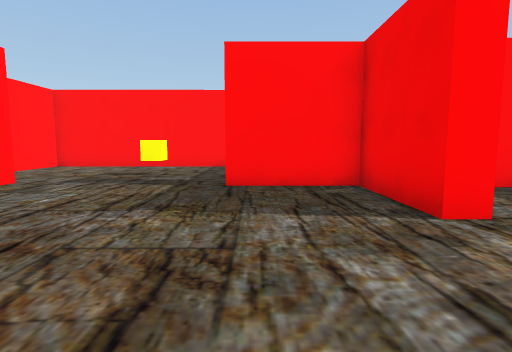
View 1 (above)

16 first-person views from a walk through a scene from a Unity 3-D project. The camera is 1.5 m above the floor, tilts 6° down and sees 80° across. The floor is counted in squares, 2 m on a side. Each view is taken from the middle of a square. On the plan, view 1 faces up. The plan holds only what a view shows up to about 10 squares ahead; the rest is blank. The place goes on beyond the plan. The player is left out.

View 2
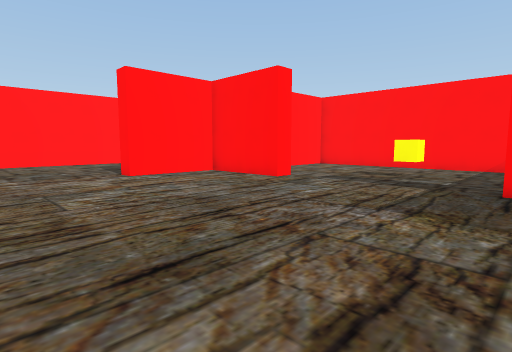

View 3
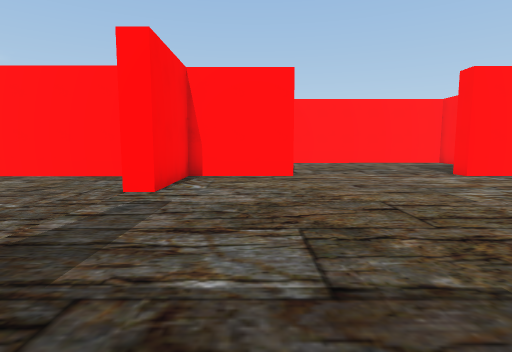

View 4
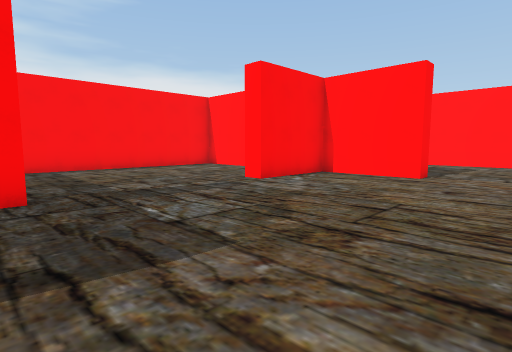

View 5
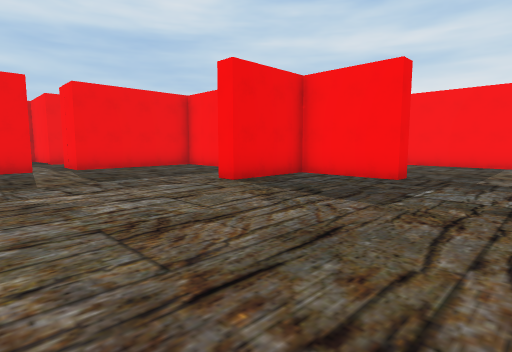

View 6
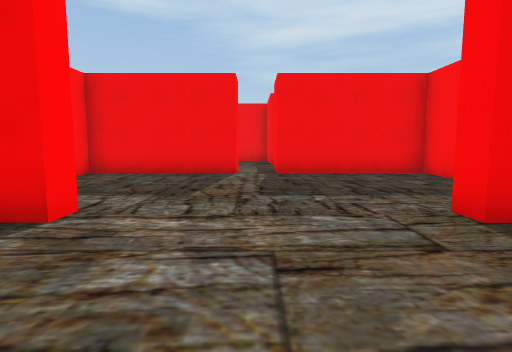

View 7
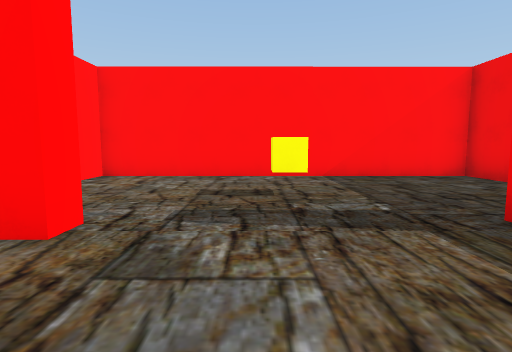

View 8
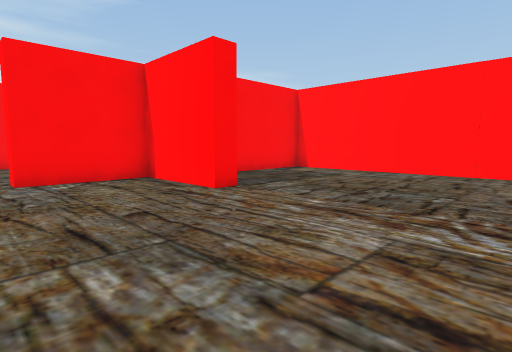

View 9
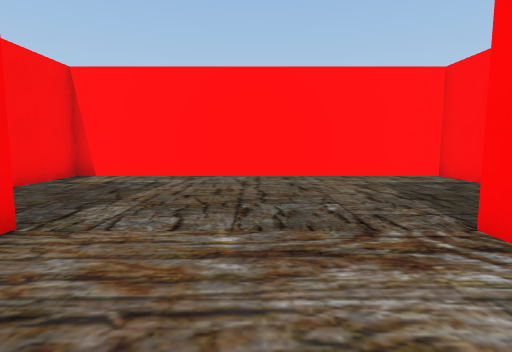

View 10
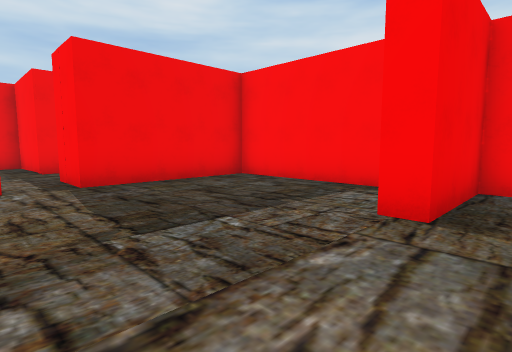

View 11
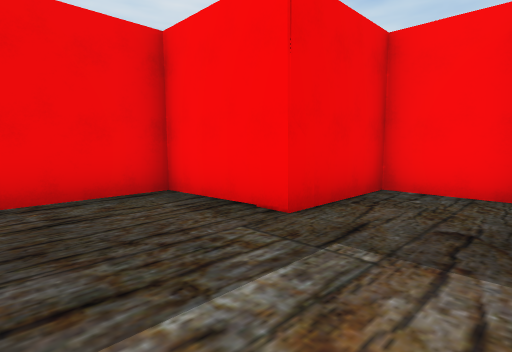

View 12
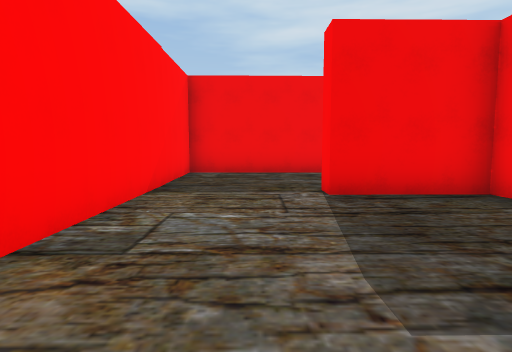

View 13
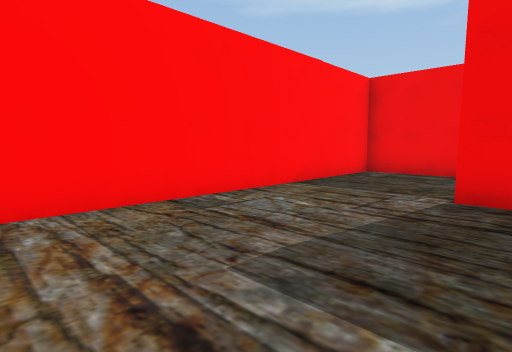

View 14
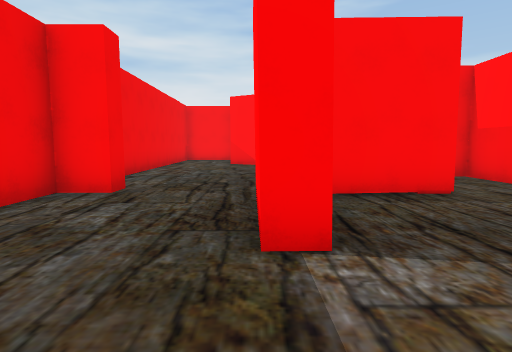

View 15
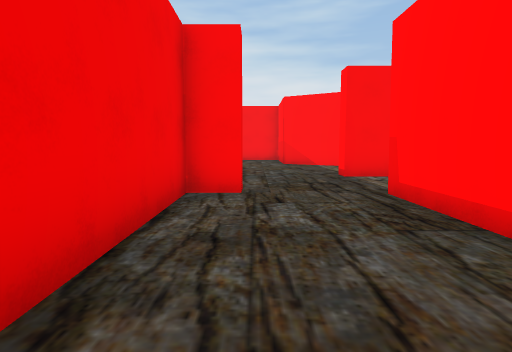

View 16
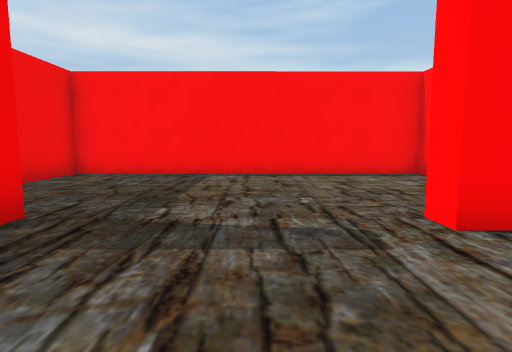

### Floor plan
Points are (right, up) in squares from view 1. A wall is a line through its corners. A room is listed if a view was taken in it or the views show most of it. See-through windows are left out.
Room 1 (views 1, 2, 3, 4, 5, 6, 7, 8, 9, 10, 16)
walls: (-4.6, 5.9) (-4.6, 5.4) (-7.1, 5.4) (-7.1, 3) (-7.6, 3); (-7.8, -1.2) (-7.1, -1.2) (-7.1, -3.6) (-4.6, -3.6) (-4.6, -4.1); (-0.6, -4.1) (-0.6, -3.6) (1.9, -3.6) (1.9, -1.2) (2.4, -1.2); (2.4, 3) (1.9, 3) (1.9, 5.5) (-0.6, 5.4); (-7.1, -5) (-7.1, -8.6) (1.5, -8.6) (1.5, -6.8); (3.1, -3.3) (6.8, -3.3) (6.8, 0.4); (-10.7, 5.4) (-12.2, 5.4) (-12.2, -3.3) (-9.5, -3.3); (1.9, 8.9) (1.9, 10.2) (-6.6, 10.2) (-6.6, 8.2); (6.8, 1.5) (6.8, 5.3) (6.1, 5.3)
ways out: opening at (7, 1) to room 2
objects: yellow cube (-3, 8)
Room 2 (views 11, 12, 13, 14, 15)
walls: (7.9, 1.5) (6.8, 1.5); (8.1, -0.8) (8.1, -2) (10, -2) (10, 0.5) (12.5, 0.5) (12.5, 2.9) (13, 2.9) (13, 0.4); (11.9, -2) (13, -2) (13, -2.6); (6.8, 0.4) (8.2, 0.4); (13.8, 5.7) (8.2, 5.7); (15.2, -0.2) (15.2, 0.3) (16.1, 0.3) (16, 5.8); (16, 5.5) (13.6, 5.5)
ways out: opening at (7, 1) to room 1; opening at (13.8, -0.8)

Where each view was taken, in squares from view 1:
view 1: 0 up, 0 right, facing up
view 2: 0 up, 0 right, facing up-left
view 3: 2 down, 0 right, facing left
view 4: 1 up, 0 right, facing down-left
view 5: 3 up, 3 left, facing down-right
view 6: 1 up, 1 left, facing right
view 7: 3 up, 3 left, facing up
view 8: 3 up, 4 left, facing down-left
view 9: 1 up, 5 left, facing left
view 10: 2 up, 1 right, facing down-right
view 11: 3 up, 8 right, facing down-right
view 12: 4 up, 8 right, facing right
view 13: 2 up, 8 right, facing up-right
view 14: 5 up, 13 right, facing down
view 15: 5 up, 15 right, facing down
view 16: 1 down, 3 left, facing down
